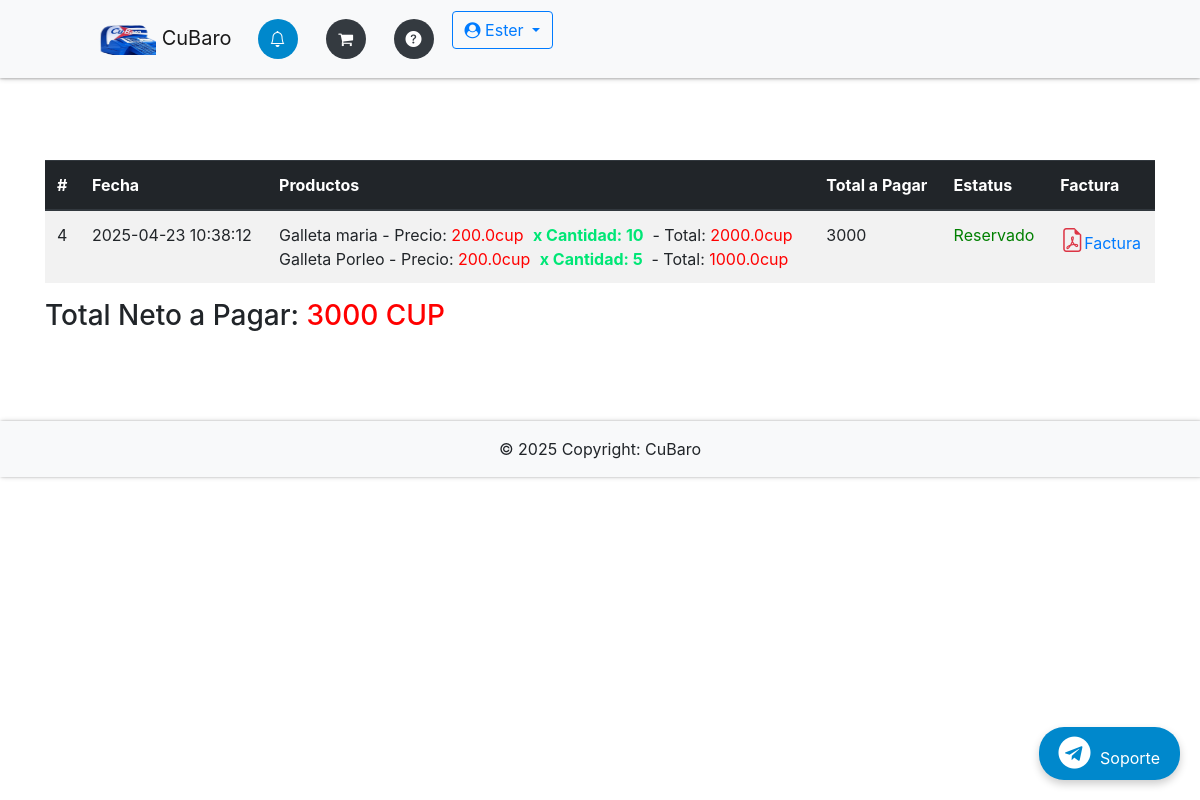
Page /orders (signed in) on the committed database.
### app/db_models.py (models this page shows, shortened)
class User(UserMixin, db.Model):
    __tablename__ = "users"
    id = db.Column(db.Integer, primary_key=True)
    name = db.Column(db.Text, nullable=False)
    email = db.Column(db.String(50), nullable=False, unique=True)
    phone = db.Column(db.String(50), nullable=False)
    password = db.Column(db.String(250), nullable=False)
    admin = db.Column(db.Integer, nullable=False, default=0)
    email_confirmed = db.Column(db.Integer, nullable=False, default=1)
    created_by = db.Column(db.Integer, db.ForeignKey('users.id'), nullable=True)  # ID del creador
    registration_date = db.Column(db.DateTime, default=lambda: datetime.now(timezone.utc))  # Fecha de registro
    membership_expiration = db.Column(db.DateTime, nullable=True)  # Fecha de vencimiento de membresía
    membership_id = db.Column(db.Integer, db.ForeignKey('memberships.id'), nullable=False)  # Relación con membresía
    membership = db.relationship('Membership', backref='users')
    employees = db.relationship('User', backref='creator', remote_side=[id], lazy='select')  # Relación empleados
    cart = db.relationship('Cart', backref='buyer')
    orders = db.relationship("Order", backref='customer', foreign_keys="[Order.uid]")  # Relación con clave foránea especificada
    master_key = db.Column(db.String(100), unique=True)

class Order(db.Model):
    __tablename__ = "orders"
    id = db.Column(db.Integer, primary_key=True)
    uid = db.Column(db.Integer, db.ForeignKey('users.id'), nullable=False)  # Clave foránea del cliente
    date = db.Column(db.DateTime, nullable=False)
    status = db.Column(db.String(50), nullable=False)
    items = db.relationship("Ordered_item", backref="order", cascade="all, delete-orphan")

class Ordered_item(db.Model):
    __tablename__ = "ordered_items"
    id = db.Column(db.Integer, primary_key=True)
    oid = db.Column(db.Integer, db.ForeignKey('orders.id'))
    itemid = db.Column(db.Integer, db.ForeignKey('items.id'))
    quantity = db.Column(db.Integer, nullable=False)

class Item(db.Model):
    __tablename__ = "items"
    id = db.Column(db.Integer, primary_key=True)
    name = db.Column(db.String(100), nullable=False)
    price = db.Column(db.Float, nullable=False)
    category = db.Column(db.Text, nullable=False)
    image = db.Column(db.String(250), nullable=False)
    details = db.Column(db.String(250), nullable=False)
    stock_min = db.Column(db.Integer, default=0)
    costo = db.Column(db.Integer)
    stock = db.Column(db.Integer, default=0)
    created_by = db.Column(db.Integer, db.ForeignKey('users.id'), nullable=False)  # Vincular con el creador
    creator = db.relationship('User', backref='items_created')  # Relación con el usuario que creó el producto
    orders = db.relationship('Ordered_item', backref='item', lazy=True, cascade="all, delete, delete-orphan")
    in_cart = db.relationship("Cart", backref="item", lazy=True, cascade="all, delete, delete-orphan")

### app/__init__.py (the view)
@app.route('/orders')
@login_required
def orders():
	return render_template('orders.html', orders=current_user.orders)

### app/__init__.py (called while the page is built)
@app.context_processor
def inject_now():
	return {'now': datetime.now(timezone.utc)}

@login_manager.user_loader
def load_user(user_id):
	return User.query.get(user_id)

@app.after_request
def add_no_cache_headers(response):
    response.headers["Cache-Control"] = "no-store, no-cache, must-revalidate, max-age=0"
    response.headers["Pragma"] = "no-cache"
    response.headers["Expires"] = "-1"
    return response

### app/templates/orders.html (shortened to what this page needs)
{% extends "base.html" %}
{% block content %}
    {% if not orders %}
    <div class="flash-error">
        Aún no has realizado ningún pedido.<br>
        <a type="button" class="mb-2 btn btn-outline-info" href="{{ url_for('home') }}">Agregar Nuevos Artículos</a>
    </div>
    {% else %}
    <div class="table-responsive">
        <table class="table table-striped table-hover">
            <thead class="thead-dark">
                <tr>
                    <th>#</th>
                    <th>Fecha</th>
                    <th>Productos</th>
                    <th>Total a Pagar</th>
                    <th>Estatus</th>
                    <th>Factura</th>
                </tr>
            </thead>
            <tbody>
                {% for order in orders %}
                {% if order.status != 'Libre' %}
                <tr data-order-id="{{ order.id }}" data-order-status="{{ order.status }}" data-order-total="0">
                    <td>{{ loop.index }}</td>
                    <td>{{ order.date.strftime('%Y-%m-%d %H:%M:%S') }}</td>
                    <td>
                        <div class="order-items">
                            {% for item in order.items %}
                            {% set item_price = item.item.price %}
                            {% set item_total = item_price * item.quantity %}
                            <div class="my" data-item-price="{{ item_price }}" data-item-quantity="{{ item.quantity }}"
                                data-item-total="{{ item_total }}">
                                {{ item.item.name }} - Precio: <span style="color: red;">{{ item_price }}cup</span>
                                <span class="success">x Cantidad: {{ item.quantity }} </span>- Total: <span
                                    style="color: red;">{{ item_total }}cup</span><br>
                            </div>
                            {% endfor %}
                        </div>
                    </td>
                    <td class="order-total">0</td>
                    <td class="order-status">
                        {% if order.status == 'Reservado' %}
                        <span style="color: green;">{{ order.status }}</span>
                        {% elif order.status == 'Pagado' %}
                        <span style="color: red;">{{ order.status }}</span>
                        {% else %}
                        {{ order.status }}
                        {% endif %}
                    </td>
                    <td>
                        <a href="#" class="factura-link" data-order-id="{{ order.id }}">
                            <i class="bi bi-file-earmark-pdf" style="color: #dc3545; font-size: 1.5em;"></i>Factura
                        </a>
                    </td>
                </tr>
                {% endif %}
                {% endfor %}
            </tbody>
        </table>
    </div>
    <div>
        <h3>Total Neto a Pagar: <span id="total-reservado" style="color: red;"></span></h3>
    </div>
    {% endif %}
    {% endblock %}

### app/templates/base.html (shortened to what this page needs)
{% import "bootstrap/wtf.html" as wtf %}
<!DOCTYPE html>
<html lang="en">
<head>
  <link rel="stylesheet" href="https://maxcdn.bootstrapcdn.com/bootstrap/4.0.0/css/bootstrap.min.css"
>
  <link href="https://cdn.jsdelivr.net/gh/gitbrent/bootstrap4-toggle@3.6.1/css/bootstrap4-toggle.min.css"
    rel="stylesheet">
  <link rel="stylesheet" type="text/css" href="{{ url_for('static', filename='styles.css') }}">
  <link rel="stylesheet" href="https://cdnjs.cloudflare.com/ajax/libs/font-awesome/4.7.0/css/font-awesome.min.css">
  <link rel="stylesheet" href="https://cdnjs.cloudflare.com/ajax/libs/animate.css/4.1.1/animate.min.css" />
  <link rel="stylesheet" href="https://cdn.jsdelivr.net/npm/bootstrap-icons@1.11.3/font/bootstrap-icons.min.css">
  <link rel="stylesheet" type="text/css" href="https://cdn.datatables.net/1.11.3/css/jquery.dataTables.css">
  <link href="https://cdn.jsdelivr.net/npm/bootstrap-switch-button/css/bootstrap-switch-button.min.css"
    rel="stylesheet">
</head>
<body>
  <nav class="navbar navbar-expand-lg navbar-light bg-light fixed-top">
    <a class="navbar-brand" href="{{ url_for('home') }}" data-toggle="tooltip" title="Inicio">
      <img src="{{ url_for('static', filename='img/logoo.png') }}" height="30" width="60"> CuBaro
    </a>
    <ul class="navbar-nav d-flex flex-row">
      <div class="d-flex ml-auto justify-content-center">
        {% if not current_user.is_authenticated %}
        <a class="btn btn-outline-primary mr-2 {% if request.endpoint == 'login' %}active{% endif %}"
          href="{{ url_for('login') }}">Iniciar Sesión</a>
        <a class="btn btn-outline-primary {% if request.endpoint == 'register_admin' %}active{% endif %}"
          href="{{ url_for('register_admin') }}">Registrarse</a>
        {% else %}
        <li class="nav-item mr-2 {% if request.endpoint == 'orders' %}active{% endif %}">
          <a class="nav-link" href="{{ url_for('orders') }}" data-toggle="tooltip" title="Órdenes">
            <div class="icon-circle">
              <i class="bi bi-bell"></i>
            </div>
          </a>
        </li>
        <li class="nav-item mr-2 {% if request.endpoint == 'cart' %}active{% endif %}">
          <a class="nav-link" href="{{ url_for('cart') }}" data-toggle="tooltip" title="Carrito">
            <div class="icon-circle">
              <i class="fa fa-shopping-cart"></i>
            </div>
          </a>
        </li>
        <li class="nav-item mr-2">
          <a class="nav-link" href="{{ url_for('membership_plans') }}" data-toggle="tooltip" title="FAQ">
            <div class="icon-circle">
              <i class="bi bi-question-circle-fill"></i>
            </div>
          </a>
        </li>
        <div class="dropdown ml-auto">
          <a class="btn btn-outline-primary dropdown-toggle" href="#" id="navbarDropdown" role="button"
            data-toggle="dropdown" aria-haspopup="true" aria-expanded="false">
            <i class="fa fa-user-circle"></i> {{ current_user.name }}
          </a>
        </div>
        {% endif %}
      </div>
    </ul>
  </nav>
  <div class="container">
    <div class="main">
      {% block content %}
      {% endblock %}
      <a href="https://t.me/soporte" target="_blank" class="telegram-float">
        <i class="fa fa-telegram fa-2x"></i> Soporte
      </a>
    </div>
  </div>
  <footer class="bg-light text-center text-lg-start">
    <div class="text-center p-3">
      © {{ now.year }} Copyright:
      CuBaro
    </div>
  </footer>
</body>
</html>

### app/static/styles.css (style rules this page uses)
:root { --white: #eceff3; --primary-blue: #007bff; --dark-bg: #343a40; --error-red: #ff4c4c; --success-green: #00e676; --chart-red: #ff6384; --chart-blue: #36a2eb; --chart-purple: #cc65fe; --chart-yellow: #ffce56; --chart-green: #2ecc71; --telegram-blue: #0088cc; --telegram-hover: #3688b183; --shadow-light: rgba(0, 0, 0, 0.2); --shadow-dark: rgba(0, 0, 0, 0.19); }
body { padding-top: 80px; }
.main { padding: 10vh 0; }
.navbar { padding: 0.7rem 6rem; box-shadow: 0 1px 2px 0 var(--shadow-light), 0 1px 5px 0 var(--shadow-dark); position: fixed; top: 0; z-index: 1050; }
.navbar-nav { gap: 3px; }
.icon-circle { display: flex; align-items: center; justify-content: center; width: 40px; height: 40px; border-radius: 50%; background-color: var(--dark-bg); color: white; margin: 0 2px; transition: background-color 0.3s, color 0.3s; }
.nav-item.active .icon-circle { background-color: var(--telegram-blue); color: white; }
footer { box-shadow: 1px 0 2px 0 var(--shadow-light), 1px 0 5px 0 var(--shadow-dark); }
.flash-error, .help-block, .success { text-align: center; padding: 5px; font-weight: bold; max-width: 400px; margin: 0 auto; }
.success { color: var(--success-green); }
.telegram-float { position: fixed; bottom: 20px; right: 20px; background-color: var(--telegram-blue); color: white; padding: 10px 20px; border-radius: 25px; text-decoration: none; box-shadow: 0 4px 8px var(--shadow-light); transition: background-color 0.3s, transform 0.3s ease; z-index: 9999; }
.telegram-float i { margin-right: 5px; }

### rows in the picture
User: name "Ester"
Order: date "2025-04-23 10:38:12", status "Reservado"
Ordered_item: item.name "Galleta maria", quantity "10", item_total "2000.0"
Item: price "200.0"
Ordered_item: item.name "Galleta Porleo", quantity "5", item_total "1000.0"
Item: price "200.0"
